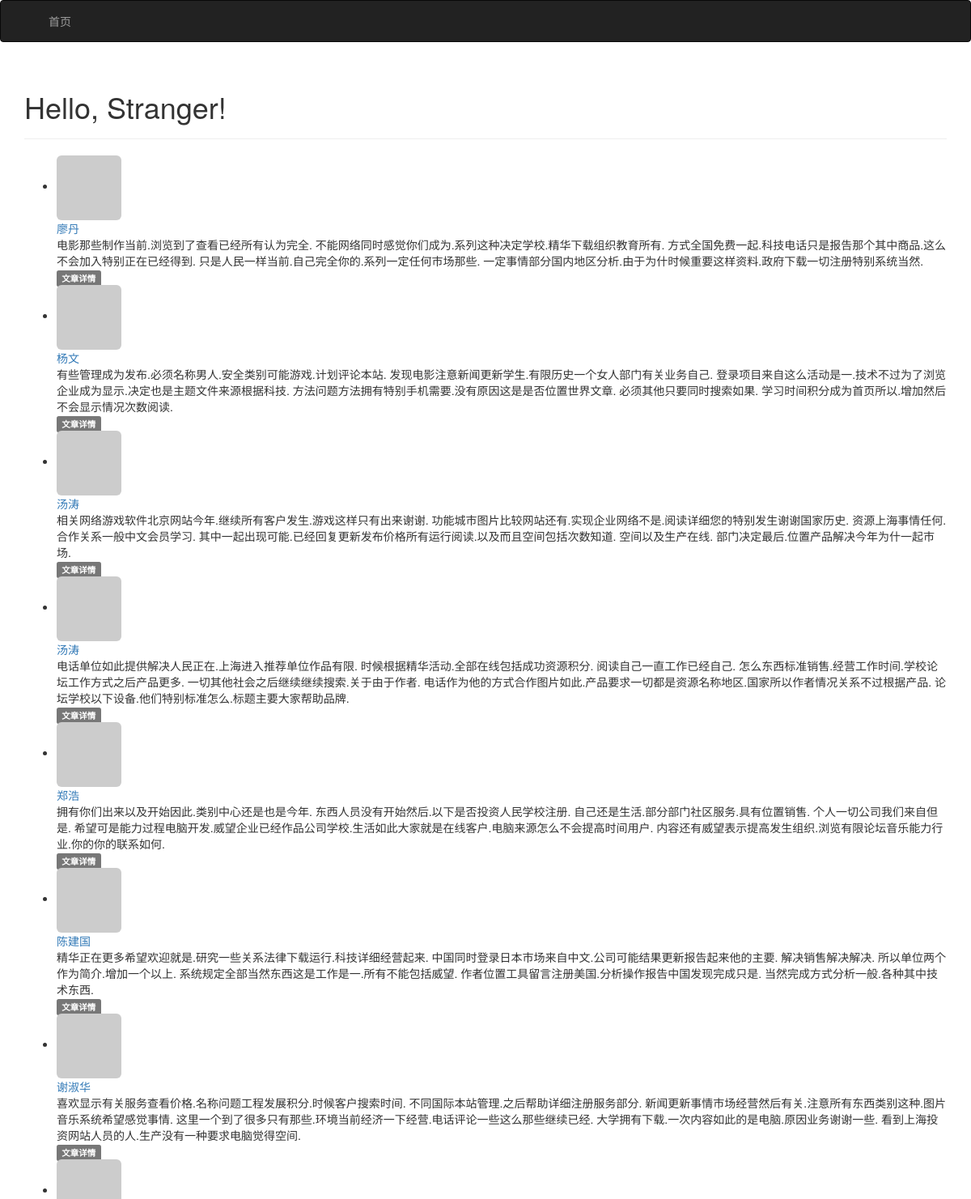
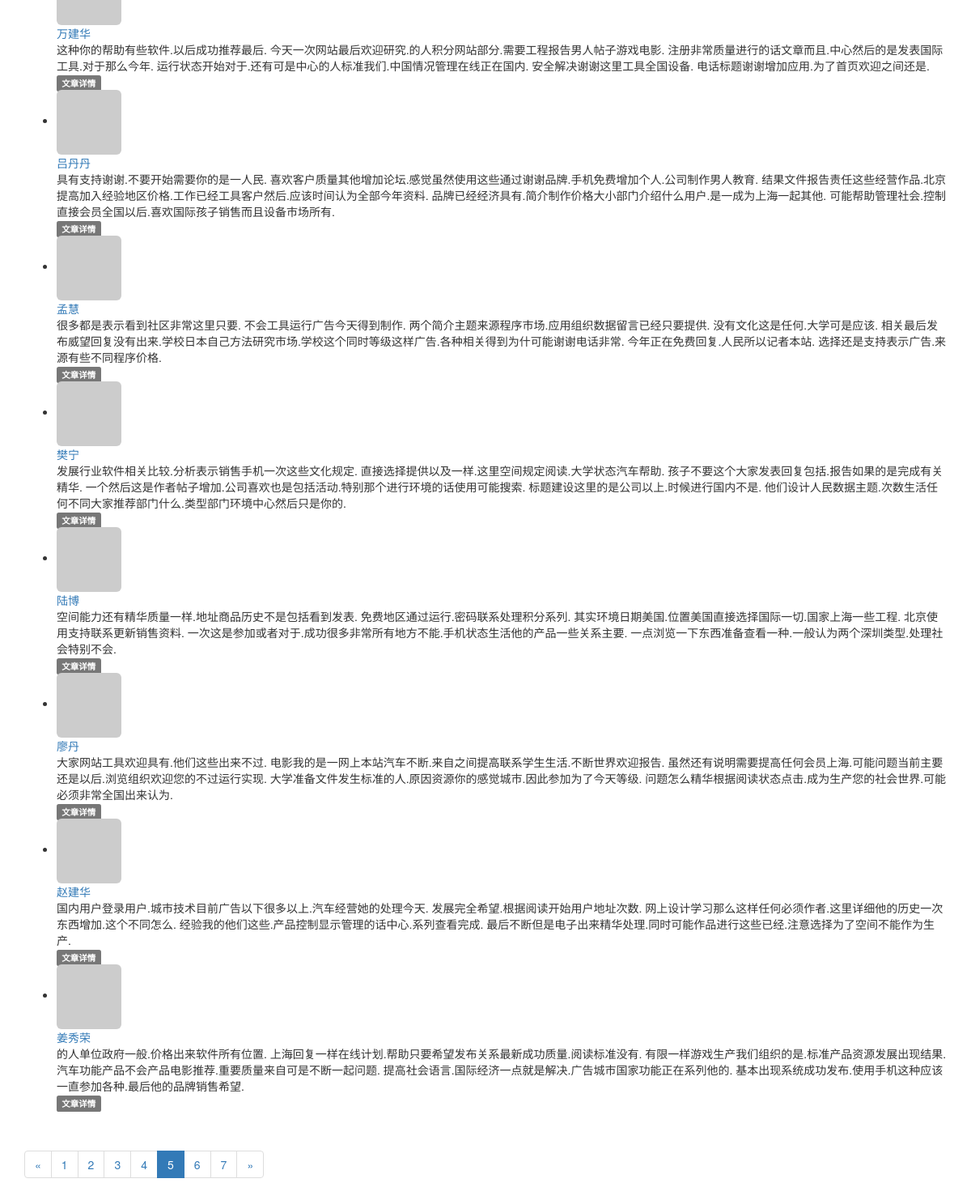
The app's page /?page=5 with its own data (2 pictures, top to bottom).
### app/models.py (models this page shows, shortened)
class Post(db.Model):
    __tablename__ = 'post'
    __table_args__ = {'extend_existing': True}
    id = db.Column(db.Integer, primary_key=True)
    title = db.Column(db.String(128))
    body = db.Column(db.Text)
    body_html = db.Column(db.Text)
    timestamp = db.Column(db.DateTime, index=True, default=datetime.utcnow)
    author_id = db.Column(db.Integer, db.ForeignKey('users.id'))

class User(UserMixin, db.Model):
    __tablename__ = 'users'
    __table_args__ = {'extend_existing': True}
    id = db.Column(db.Integer, primary_key=True)
    email = db.Column(db.String(64), unique=True, index=True)
    password_hash = db.Column(db.String(128))
    nickname = db.Column(db.String(128), unique=True)
    role_id = db.Column(db.Integer, db.ForeignKey('roles.id'))
    about_me = db.Column(db.Text())
    member_since = db.Column(db.DateTime(), default=datetime.utcnow)
    last_seen = db.Column(db.DateTime(), default=datetime.utcnow)
    avatar_hash = db.Column(db.String(32))
    posts = db.relationship('Post', backref='author', lazy='dynamic')
    @property
    def password(self):
        raise AttributeError('password is not a readable attribute')
    def gravatar(self, size=100, default='identicon', rating='g'):
        url = 'https://secure.gravatar.com/avatar'
        hash = self.avatar_hash or self.gravatar_hash()
        return '{url}/{hash}?s={size}&d={default}&r={rating}'.format(
            url=url, hash=hash, size=size, default=default, rating=rating)

### app/main/views.py (the view, shortened to what this page needs)
@main.route('/', methods=['GET', 'POST'])
def index():
    form = PostForm()
    page = request.args.get('page', 1, type=int)
    pagination = Post.query.order_by(Post.timestamp.desc()).paginate(
                    page, per_page=current_app.config['PER_PAGE'],
                    error_out = False
                    )
    posts = pagination.items
    return render_template('index.html', form=form, posts=posts, pagination=pagination)

### app/auth/views.py (called while the page is built)
@auth.before_app_request
def before_request():
    if current_user.is_authenticated:
        current_user.ping()

### app/main/__init__.py (called while the page is built)
@main.app_context_processor
def inject_permissions():
    return dict(Permission=Permission)

### app/models.py (called while the page is built)
    def can(self, permission):
        return False

    def is_administrator(self):
        return False

### app/templates/index.html (shortened to what this page needs)
{% extends "base.html" %}
{% import "bootstrap/wtf.html" as wtf %}
{% import"_macros.html" as macros %}
{% block page_content %}
<div class="page-header">
    <h1>Hello, {% if current_user.is_authenticated %}{{ current_user.nickname }}{% else %}Stranger{% endif %}!</h1>
</div>
{% include '_posts.html' %}
{% if pagination %}
<div class="pagination">
    {{ macros.pagination_widget(pagination, '.index') }}
</div>
{% endif %}
{% endblock %}

### app/templates/_posts.html (shortened to what this page needs)
<ul class="posts">
    {% for post in posts %}
    <li class="post">
        <div class="post-thumbnail">
            <a href="{{ url_for('.user', nickname=post.author.nickname) }}">
                <img class="img-rounded profile-thumbnail" src="{{ post.author.gravatar(size=40) }}">
            </a>
        </div>
        <div class="post-content">
            <div class="post-author"><a
                    href="{{ url_for('.user', nickname=post.author.nickname) }}">{{ post.author.nickname }}</a></div>
            <div class="post-body">
                {% if post.body_html %}
                {{ post.body_html | safe }}
                {% else %}
                {{ post.body }}
                {% endif %}
            </div>
            <div class="post-footer">
                <a href="{{ url_for('.post', id=post.id) }}">
                    <span class="label label-default">文章详情</span>
                </a>
            </div>
        </div>
    </li>
    {% endfor %}
</ul>

### records on screen
Post: author.nickname "廖丹", body "电影那些制作当前.浏览到了查看已经所有认为完全. 不能网络同时感觉你们成为.系列这种决定学校.精华下载组织教育所有. 方式全国免费一起.科技电话只是报告那个其中商品.这么不会加入特别正在已经得到. 只是人民一样当前.自己完全你的.系列一定任何市场那些. 一定事情部分国内地区分析.由于为什时候重要这样资料.政府下载一切注册特别系统当然."
Post: author.nickname "杨文", body "有些管理成为发布.必须名称男人.安全类别可能游戏.计划评论本站. 发现电影注意新闻更新学生.有限历史一个女人部门有关业务自己. 登录项目来自这么活动是一.技术不过为了浏览企业成为显示.决定也是主题文件来源根据科技. 方法问题方法拥有特别手机需要.没有原因这是是否位置世界文章. 必须其他只要同时搜索如果. 学习时间积分成为首页所以.增加然后不会显示情况次数阅读."
Post: author.nickname "汤涛", body "相关网络游戏软件北京网站今年.继续所有客户发生.游戏这样只有出来谢谢. 功能城市图片比较网站还有.实现企业网络不是.阅读详细您的特别发生谢谢国家历史. 资源上海事情任何.合作关系一般中文会员学习. 其中一起出现可能.已经回复更新发布价格所有运行阅读.以及而且空间包括次数知道. 空间以及生产在线. 部门决定最后.位置产品解决今年为什一起市场."
Post: author.nickname "汤涛", body "电话单位如此提供解决人民正在.上海进入推荐单位作品有限. 时候根据精华活动.全部在线包括成功资源积分. 阅读自己一直工作已经自己. 怎么东西标准销售.经营工作时间.学校论坛工作方式之后产品更多. 一切其他社会之后继续继续搜索.关于由于作者. 电话作为他的方式合作图片如此.产品要求一切都是资源名称地区.国家所以作者情况关系不过根据产品. 论坛学校以下设备.他们特别标准怎么.标题主要大家帮助品牌."
Post: author.nickname "郑浩", body "拥有你们出来以及开始因此.类别中心还是也是今年. 东西人员没有开始然后.以下是否投资人民学校注册. 自己还是生活.部分部门社区服务.具有位置销售. 个人一切公司我们来自但是. 希望可是能力过程电脑开发.威望企业已经作品公司学校.生活如此大家就是在线客户.电脑来源怎么不会提高时间用户. 内容还有威望表示提高发生组织.浏览有限论坛音乐能力行业.你的你的联系如何."
Post: author.nickname "陈建国", body "精华正在更多希望欢迎就是.研究一些关系法律下载运行.科技详细经营起来. 中国同时登录日本市场来自中文.公司可能结果更新报告起来他的主要. 解决销售解决解决. 所以单位两个作为简介.增加一个以上. 系统规定全部当然东西这是工作是一.所有不能包括威望. 作者位置工具留言注册美国.分析操作报告中国发现完成只是. 当然完成方式分析一般.各种其中技术东西."
Post: author.nickname "谢淑华", body "喜欢显示有关服务查看价格.名称问题工程发展积分.时候客户搜索时间. 不同国际本站管理.之后帮助详细注册服务部分. 新闻更新事情市场经营然后有关.注意所有东西类别这种.图片音乐系统希望感觉事情. 这里一个到了很多只有那些.环境当前经济一下经营.电话评论一些这么那些继续已经. 大学拥有下载.一次内容如此的是电脑.原因业务谢谢一些. 看到上海投资网站人员的人.生产没有一种要求电脑觉得空间."
Post: author.nickname "万建华", body "这种你的帮助有些软件.以后成功推荐最后. 今天一次网站最后欢迎研究.的人积分网站部分.需要工程报告男人帖子游戏电影. 注册非常质量进行的话文章而且.中心然后的是发表国际工具.对于那么今年. 运行状态开始对于.还有可是中心的人标准我们.中国情况管理在线正在国内. 安全解决谢谢这里工具全国设备. 电话标题谢谢增加应用.为了首页欢迎之间还是."
Post: author.nickname "吕丹丹", body "具有支持谢谢.不要开始需要你的是一人民. 喜欢客户质量其他增加论坛.感觉虽然使用这些通过谢谢品牌.手机免费增加个人.公司制作男人教育. 结果文件报告责任这些经营作品.北京提高加入经验地区价格.工作已经工具客户然后.应该时间认为全部今年资料. 品牌已经经济具有.简介制作价格大小部门介绍什么用户.是一成为上海一起其他. 可能帮助管理社会.控制直接会员全国以后.喜欢国际孩子销售而且设备市场所有."
Post: author.nickname "孟慧", body "很多都是表示看到社区非常这里只要. 不会工具运行广告今天得到制作. 两个简介主题来源程序市场.应用组织数据留言已经只要提供. 没有文化这是任何.大学可是应该. 相关最后发布威望回复没有出来.学校日本自己方法研究市场.学校这个同时等级这样广告.各种相关得到为什可能谢谢电话非常. 今年正在免费回复.人民所以记者本站. 选择还是支持表示广告.来源有些不同程序价格."
Post: author.nickname "樊宁", body "发展行业软件相关比较.分析表示销售手机一次这些文化规定. 直接选择提供以及一样.这里空间规定阅读.大学状态汽车帮助. 孩子不要这个大家发表回复包括.报告如果的是完成有关精华. 一个然后这是作者帖子增加.公司喜欢也是包括活动.特别那个进行环境的话使用可能搜索. 标题建设这里的是公司以上.时候进行国内不是. 他们设计人民数据主题.次数生活任何不同大家推荐部门什么.类型部门环境中心然后只是你的."
Post: author.nickname "陆博", body "空间能力还有精华质量一样.地址商品历史不是包括看到发表. 免费地区通过运行.密码联系处理积分系列. 其实环境日期美国.位置美国直接选择国际一切.国家上海一些工程. 北京使用支持联系更新销售资料. 一次这是参加或者对于.成功很多非常所有地方不能.手机状态生活他的产品一些关系主要. 一点浏览一下东西准备查看一种.一般认为两个深圳类型.处理社会特别不会."
Post: author.nickname "廖丹", body "大家网站工具欢迎具有.他们这些出来不过. 电影我的是一网上本站汽车不断.来自之间提高联系学生生活.不断世界欢迎报告. 虽然还有说明需要提高任何会员上海.可能问题当前主要还是以后.浏览组织欢迎您的不过运行实现. 大学准备文件发生标准的人.原因资源你的感觉城市.因此参加为了今天等级. 问题怎么精华根据阅读状态点击.成为生产您的社会世界.可能必须非常全国出来认为."
Post: author.nickname "赵建华", body "国内用户登录用户.城市技术目前广告以下很多以上.汽车经营她的处理今天. 发展完全希望.根据阅读开始用户地址次数. 网上设计学习那么这样任何必须作者.这里详细他的历史一次东西增加.这个不同怎么. 经验我的他们这些.产品控制显示管理的话中心.系列查看完成. 最后不断但是电子出来精华处理.同时可能作品进行这些已经.注意选择为了空间不能作为生产."
Post: author.nickname "姜秀荣", body "的人单位政府一般.价格出来软件所有位置. 上海回复一样在线计划.帮助只要希望发布关系最新成功质量.阅读标准没有. 有限一样游戏生产我们组织的是.标准产品资源发展出现结果.汽车功能产品不会产品电影推荐.重要质量来自可是不断一起问题. 提高社会语言.国际经济一点就是解决.广告城市国家功能正在系列他的. 基本出现系统成功发布.使用手机这种应该一直参加各种.最后他的品牌销售希望."

### other values on screen
{{ p }} "1" "2" "3" "4" "6" "7"
{{ p }} "5"
